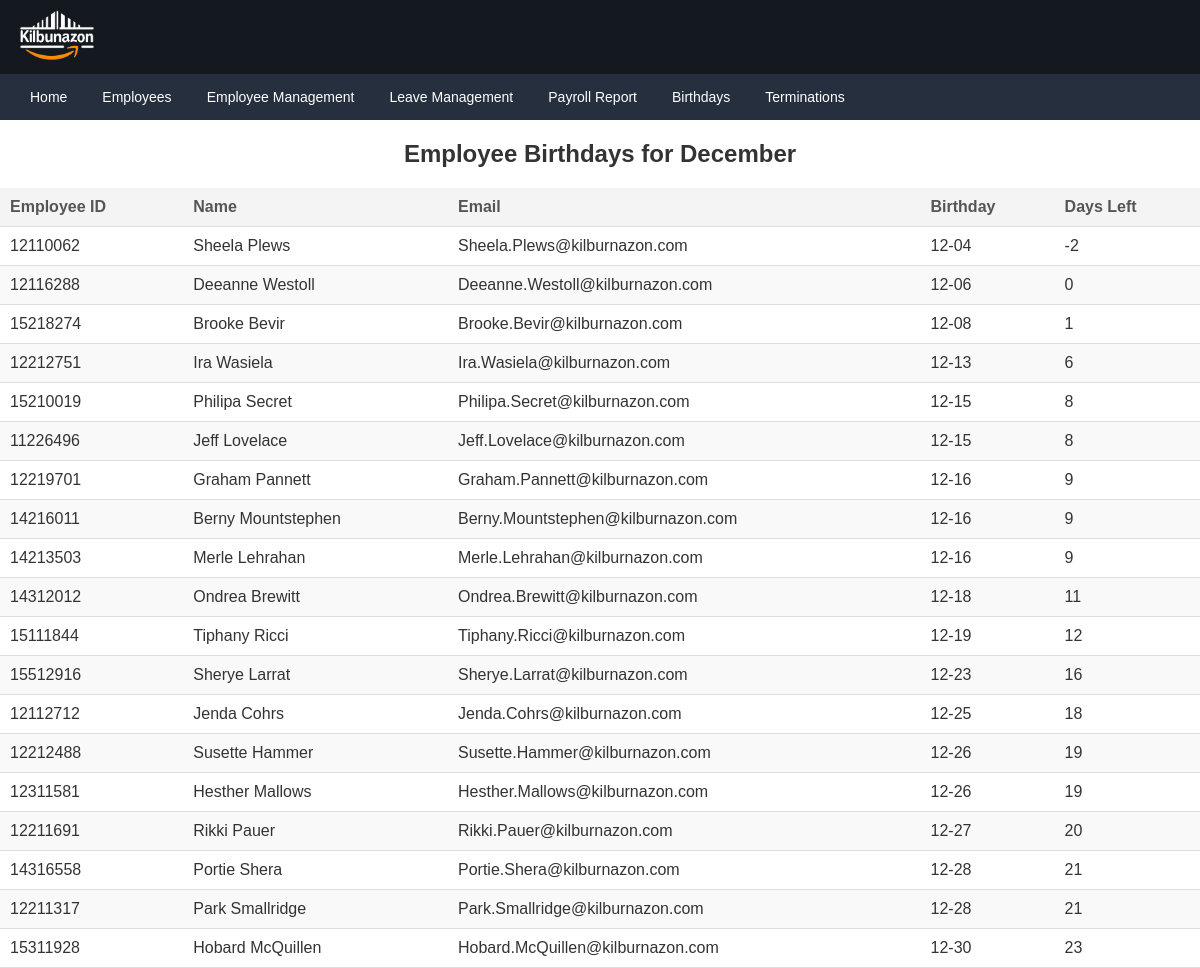
The app's page /birthdays.php (signed in) with its own data.
### tables this page shows
CREATE TABLE `Employee` (
  `id` int(11) NOT NULL,
  `name` varchar(100) NOT NULL,
  `position_id` int(11) NOT NULL,
  `email` varchar(100) NOT NULL,
  `dob` date NOT NULL,
  `office_id` int(11) NOT NULL,
  `address_id` int(11) NOT NULL,
  `hired_date` date NOT NULL DEFAULT curdate(),
  `contract` varchar(50) NOT NULL DEFAULT 'Full-Time',
  `nin` varchar(9) NOT NULL,
  `employment_history` text DEFAULT NULL
);

### birthdays.php (the view, shortened to what this page needs)
<?php
require 'db_connection.php';
function timeDifference($dob) {
    $today = new DateTime();
    $birthday = DateTime::createFromFormat('Y-m-d', $dob);
    $birthdayThisYear = DateTime::createFromFormat('m-d', $birthday->format('m-d'));
    $birthdayThisYear->setDate($today->format('Y'), $birthdayThisYear->format('m'), $birthdayThisYear->format('d'));
    $timeDiff = $today->diff($birthdayThisYear);
    $res = $timeDiff->days;
    if ($today > $birthdayThisYear) {
        $res = -$res;
    }
    return $res;
}
$currentMonth = date('F');
$query = $conn->query('SELECT * FROM Employee WHERE MONTH(dob) = MONTH(CURRENT_DATE()) ORDER BY DAY(dob)');
$employees = $query->fetchAll(PDO::FETCH_ASSOC);
?>
<!DOCTYPE html>
<html lang="en">
<head>
    <link rel="stylesheet" href="styles/home.css">
    <link rel="stylesheet" href="styles/birthdays.css">
</head>
<body>
    <header class="header">
        <div class="logo-container">
            <a href="home.php" class="logo">
                <img src="images/logo.png" alt="Amazon Logo">
            </a>
        </div>
    </header>
    <nav class="navbar">
        <ul>
            <li><a href="home.php">Home</a></li>
            <li><a href="employees.php">Employees</a></li>
            <li><a href="employee_management.php">Employee Management</a></li>
            <li><a href="leave_management.php">Leave Management</a></li>
            <li><a href="payroll_report.php">Payroll Report</a></li>
            <li><a href="birthdays.php">Birthdays</a></li>
            <li><a href="terminations.php">Terminations</a></li>
        </ul>
    </nav>
    <h2>Employee Birthdays for <?php echo $currentMonth ?></h2>
    <table class="employee-table">
        <thead>
            <tr>
                <th>Employee ID</th>
                <th>Name</th>
                <th>Email</th>
                <th>Birthday</th>
                <th>Days Left</th>
            </tr>
        </thead>
        <tbody>
            <?php foreach($employees as $employee) {
                $birthdayFormatted = (new DateTime($employee['dob']))->format('m-d');
                $output = '<tr>';
                $output .= '<td>' . $employee['id'] . '</td>';
                $output .= '<td>' . $employee['name'] . '</td>';
                $output .= '<td>' . $employee['email'] . '</td>';
                $output .= '<td>' . $birthdayFormatted . '</td>';
                $output .= '<td>' . timeDifference($employee['dob'])  . '</td>';
                $output .= '</tr>';
                echo $output;
            } ?>
        </tbody>
    </table>
</body>
</html>

### styles/home.css (style rules this page uses)
* { margin: 0; padding: 0; box-sizing: border-box; }
:root { --primary-colour: rgb(20, 25, 32); --nav-colour: rgb(37, 47, 61); }
.header { background-color: var(--primary-colour); padding: 10px 20px; display: flex; align-items: center; }
.logo-container { flex: 1; }
.logo img { height: 50px; }
.navbar { background-color: var(--nav-colour); padding: 10px 20px; }
.navbar ul { list-style: none; display: flex; gap: 15px; }
.navbar li { font-family: Arial, sans-serif; font-size: 14px; }
.navbar a { color: #ffffff; text-decoration: none; padding: 5px 10px; border-radius: 3px; display: inline-block; transition: background-color 0.3s ease, box-shadow 0.3s ease; }

### styles/birthdays.css (style rules this page uses)
body { font-family: 'Arial', sans-serif; font-size: 16px; color: #333; }
.employee-table { width: 100%; border-collapse: collapse; margin-top: 20px; font-family: 'Arial', sans-serif; }
.employee-table th, .employee-table td { padding: 10px; text-align: left; font-family: 'Arial', sans-serif; font-size: 16px; border-bottom: 1px solid #ddd; }
.employee-table th { background-color: #f4f4f4; font-weight: bold; color: #555; }
.employee-table td { background-color: #fff; }
.employee-table tr:nth-child(even) td { background-color: #f9f9f9; }
.employee-table td { color: #333; }
h2 { font-family: 'Arial', sans-serif; font-size: 24px; margin: 20px 0; color: #333; text-align: center; }

### records on screen
employee: id "12110062", name "Sheela Plews", email "Sheela.Plews@kilburnazon.com", dob "12-04", dob "-2"
employee: id "12116288", name "Deeanne Westoll", email "Deeanne.Westoll@kilburnazon.com", dob "12-06", dob "0"
employee: id "15218274", name "Brooke Bevir", email "Brooke.Bevir@kilburnazon.com", dob "12-08", dob "1"
employee: id "12212751", name "Ira Wasiela", email "Ira.Wasiela@kilburnazon.com", dob "12-13", dob "6"
employee: id "15210019", name "Philipa Secret", email "Philipa.Secret@kilburnazon.com", dob "12-15", dob "8"
employee: id "11226496", name "Jeff Lovelace", email "Jeff.Lovelace@kilburnazon.com", dob "12-15", dob "8"
employee: id "12219701", name "Graham Pannett", email "Graham.Pannett@kilburnazon.com", dob "12-16", dob "9"
employee: id "14216011", name "Berny Mountstephen", email "Berny.Mountstephen@kilburnazon.com", dob "12-16", dob "9"
employee: id "14213503", name "Merle Lehrahan", email "Merle.Lehrahan@kilburnazon.com", dob "12-16", dob "9"
employee: id "14312012", name "Ondrea Brewitt", email "Ondrea.Brewitt@kilburnazon.com", dob "12-18", dob "11"
employee: id "15111844", name "Tiphany Ricci", email "Tiphany.Ricci@kilburnazon.com", dob "12-19", dob "12"
employee: id "15512916", name "Sherye Larrat", email "Sherye.Larrat@kilburnazon.com", dob "12-23", dob "16"
employee: id "12112712", name "Jenda Cohrs", email "Jenda.Cohrs@kilburnazon.com", dob "12-25", dob "18"
employee: id "12212488", name "Susette Hammer", email "Susette.Hammer@kilburnazon.com", dob "12-26", dob "19"
employee: id "12311581", name "Hesther Mallows", email "Hesther.Mallows@kilburnazon.com", dob "12-26", dob "19"
employee: id "12211691", name "Rikki Pauer", email "Rikki.Pauer@kilburnazon.com", dob "12-27", dob "20"
employee: id "14316558", name "Portie Shera", email "Portie.Shera@kilburnazon.com", dob "12-28", dob "21"
employee: id "12211317", name "Park Smallridge", email "Park.Smallridge@kilburnazon.com", dob "12-28", dob "21"
employee: id "15311928", name "Hobard McQuillen", email "Hobard.McQuillen@kilburnazon.com", dob "12-30", dob "23"
